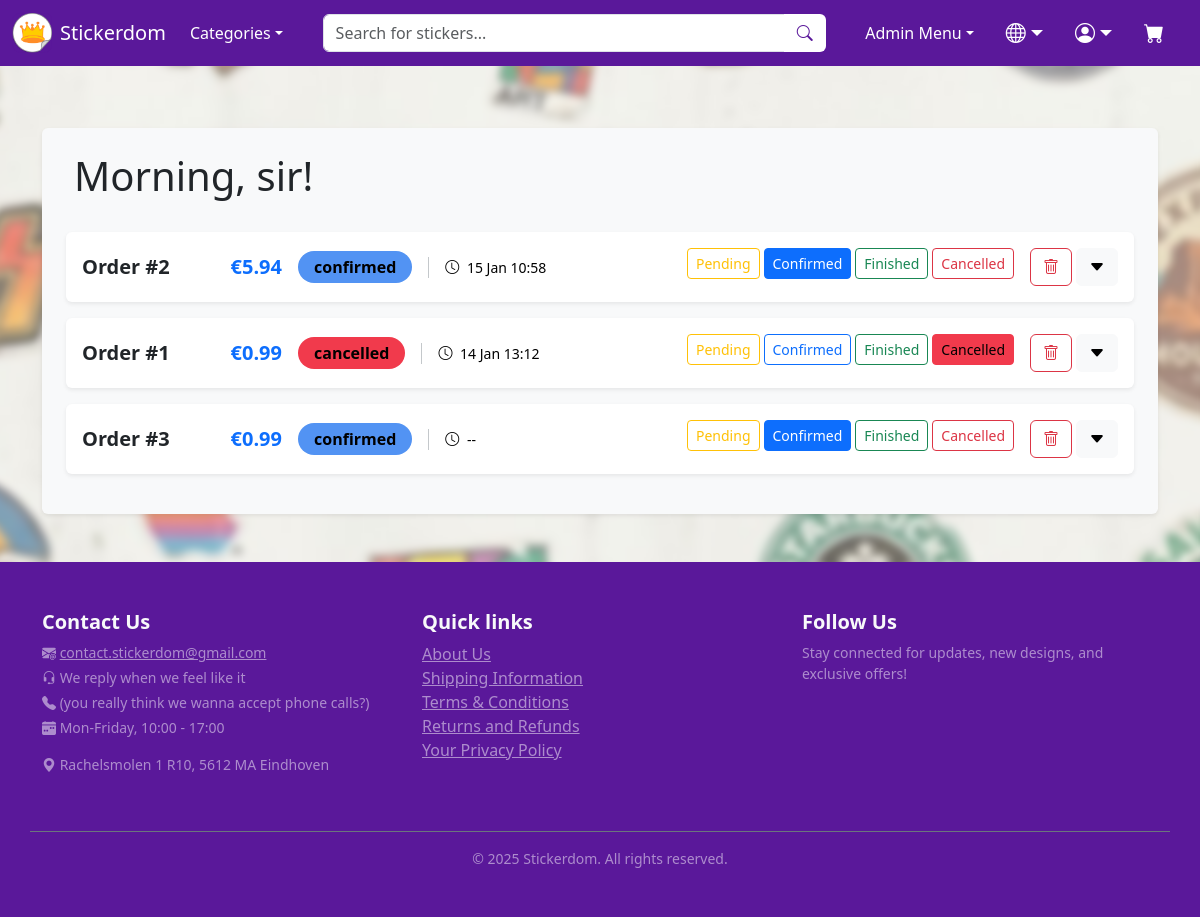
Screenshot of /admin_orders (signed in) with the database file from the repository.
### models.py (models this page shows)
class Order(db.Model):
    id = db.Column(db.Integer, primary_key=True)
    user_id = db.Column(db.Integer, db.ForeignKey('user.id'), nullable=False)
    created_at = db.Column(db.DateTime, nullable=True)
    total_price = db.Column(db.Numeric(10, 2), default=Decimal("0.00"), nullable=True)
    status = db.Column(db.String(255), nullable=True)
    order_items = db.relationship('OrderItem', backref='order', lazy=True, cascade='all, delete-orphan')
    payment = db.relationship('Payment', backref='order', uselist=False, cascade='all, delete-orphan')

### admin.py (the view)
@admin.route('/admin_orders')
@admin_required
def admin_orders():
    orders = Order.query.filter(Order.status != "cart").order_by(Order.created_at.desc()).all()
    return render_template('admin_orders.html', orders=orders)

### app.py (called while the page is built)
def get_locale():
    if 'language' in session:
        return session['language']
    return 'en'

### utils.py (called while the page is built)
def admin_required(f):
    @wraps(f)
    def wrapper(*args, **kwargs):
        username = session.get('username')
        if not username:
            flash("Login is required", "error")
            return redirect(url_for('auth.login'))
        user = User.query.filter_by(username=username).first()
        if not user or not user.is_admin:
            flash("You are not allowed to access this page", "error")
            return redirect(url_for('shop.index'))
        return f(*args, **kwargs)
    return wrapper

### templates/admin_orders.html (shortened to what this page needs)
{% extends "base.html" %}
{% block content %}
<div class="container mt-4 mt-lg-5 p-2 p-lg-4 bg-light shadow-sm rounded">
    <div class="d-flex justify-content-between align-items-center mb-4 px-2">
        <h1>Morning, sir!</h1>
    </div>
    {% if orders %}
    <section class="admin-orders-list">
        <ul class="list-group">
            {% for order in orders %}
            <li class="list-group-item p-3 border-0 shadow-sm mb-3 rounded">
                <div class="d-flex flex-column flex-lg-row gap-3 align-items-stretch align-items-lg-center">
                    <div class="d-flex justify-content-between align-items-center" style="min-width: 200px;">
                        <span class="fw-bold fs-5">Order #{{order.id}}</span>
                        <span class="fw-bold fs-5 text-primary">€{{ '%.2f'|format(order.total_price)}}</span>
                    </div>
                    <div class="d-flex flex-column flex-md-row align-items-start align-items-md-center gap-2 flex-grow-1">
                        <span class="badge rounded-pill fs-6 px-3 py-2
                            {% if order.status == 'finished' %}bg-success text-white
                            {% elif order.status == 'cancelled' %}bg-danger text-white
                            {% elif order.status == 'confirmed' %}bg-primary text-white
                            {% elif order.status == 'pending' %}bg-warning text-dark
                            {% endif %}">
                            {{order.status}}
                        </span>
                        <div class="text-muted small d-flex flex-column ms-md-2 border-start ps-md-3 border-secondary-subtle">
                            <span>
                                <i class="bi bi-clock me-1"></i>
                                {% if order.created_at %}
                                    {{ order.created_at.strftime('%d %b %H:%M') }}
                                {% else %}
                                    --
                                {% endif %}
                            </span>
                        </div>
                    </div>
                    <div class="d-flex justify-content-between justify-content-lg-end gap-2 flex-wrap pt-2 pt-lg-0 border-top border-lg-0">
                        <div class="d-flex gap-1 flex-wrap">
                            {% set statuses = {
                                'pending': 'warning',
                                'confirmed': 'primary',
                                'finished': 'success',
                                'cancelled': 'danger'
                            } %}
                            {% for status, color in statuses.items() %}
                            <form method="POST"
                                action="{{ url_for('admin.update_order_status', order_id=order.id, new_status=status) }}">
                                <button class="btn btn-sm
                                    {% if order.status == status %}
                                        btn-{{ color }}
                                    {% else %}
                                        btn-outline-{{ color }}
                                    {% endif %}"
                                    type="submit"
                                    title="{{ status|capitalize }}">
                                    <span class="d-none d-lg-inline">{{ status|capitalize }}</span>
                                </button>
                            </form>
                            {% endfor %}
                        </div>
                        <div class="d-flex gap-1 ms-auto ms-lg-2">
                        <form method="POST"
                            action="{{ url_for('admin.delete_order', order_id=order.id) }}"
                            style="display:inline;">
                            <button class="btn btn-outline-danger"
                                    type="submit"
                                    title="{{ _('Delete Order') }}">
                                <i class="bi bi-trash"></i>
                            </button>
                        </form>
                            <button class="btn btn-light"
                                    type="button"
                                    data-bs-toggle="collapse"
                                    data-bs-target="#orderDetail{{ order.id }}"
                                    aria-expanded="false">
                                <i class="bi bi-caret-down-fill"></i>
                            </button>
                        </div>
                    </div>
                </div>
            </li>
            {% endfor %}
            {% else %}
            <div class="text-center py-5">
                <i class="bi bi-inbox text-muted display-1"></i>
                <h4 class="mt-3">{{ _('No orders found') }}</h4>
            </div>
            {% endif %}
        </ul>
    </section>
</div>
{% endblock %}

### templates/base.html (shortened to what this page needs)
<!doctype html>
<html lang="en">
  <head>
    <link href="https://cdn.jsdelivr.net/npm/bootstrap@5.3.3/dist/css/bootstrap.min.css" rel="stylesheet">
    <link rel="stylesheet" href="https://cdn.jsdelivr.net/npm/bootstrap-icons@1.11.3/font/bootstrap-icons.min.css">
    <link rel="stylesheet" href="/static/styles.css">
    <link href="https://unpkg.com/aos@2.3.1/dist/aos.css" rel="stylesheet">
  </head>
  <body class="d-flex flex-column min-vh-100 " style="padding-top: 10vh;">
    <nav class="navbar navbar-expand-md navbar-dark fixed-top">
  <div class="container-fluid">
    {% if user and user.is_admin %}
    <a class="navbar-brand d-none d-md-flex align-items-center" href="{{url_for('admin.index_admin')}}">
    {% else %}
    <a class="navbar-brand d-none d-md-flex align-items-center" href="{{url_for('shop.index')}}">
    {% endif %}
      <img src="{{ url_for('static', filename='images/icons/Logo_squared.png') }}" alt="Stickerdom" width="40" height="40">
      <span class="ms-2">Stickerdom</span>
    </a>
    <div class="collapse navbar-collapse mobile-menu-container" id="navbarsExample04">
      <ul class="navbar-nav me-3 mb-2 mb-md-0 align-items-center">
        <li class="nav-item dropdown text-end">
          <a class="nav-link dropdown-toggle" href="#" data-bs-toggle="dropdown">{{ _('Categories') }}</a>
        </li>
      </ul>
      <form method="POST" action="{{ url_for('shop.search')}}" class="d-none d-md-flex mx-auto w-50" role="search">
        <div class="input-group">
          <input class="form-control" type="search" placeholder="{{ _('Search for stickers...') }}" name="search">
          <button class="btn btn-transparent" type="submit">
            <i class="bi bi-search"></i>
          </button>
        </div>
      </form>
      <ul class="navbar-nav ms-auto mb-2 mb-md-0 gap-1 gap-md-3 align-items-center">
        {% if user and user.is_admin %}
        <li class="nav-item dropdown text-end">
            <a class="nav-link dropdown-toggle" href="#" data-bs-toggle="dropdown">{{ _('Admin Menu') }}</a>
        </li>
        {% endif %}
        <li class="nav-item dropdown text-end">
            <a href="#" class="nav-link dropdown-toggle fs-5 py-0 d-flex align-items-center" data-bs-toggle="dropdown">
              <i class="bi bi-globe"></i>
            </a>
        </li>
        <li class="nav-item dropdown text-end">
            <a class="nav-link dropdown-toggle fs-5 py-0 d-flex align-items-center" href="#" data-bs-toggle="dropdown">
                <i class="bi bi-person-circle"></i>
            </a>
        </li>
        <li class="nav-item text-end d-flex justify-content-end align-items-center">
            <a href="{{ url_for('shop.cart') }}" class="nav-link fs-5 p-2 d-flex align-items-center">
                <div class="position-relative cart-effect d-flex">
                    <i class="bi bi-cart-fill"></i>
                </div>
            </a>
        </li>
      </ul>
    </div>
  </div>
</nav>
    <div class="container flex-grow-1">
      {% block content %}{% endblock %}
    </div>
    <footer class="site-footer bg-purple text-light py-5 mt-5 d-none d-md-block">
    <div class="container">
            <div class="row">
                <div class="col-md-4 mb-3">
                    <h5 class="fw-bold">{{_('Contact Us')}}</h5>
                    <p class="small text-white-50 mb-1">
                        <i class="bi bi-envelope-at-fill"></i>
                        <a href="mailto:contact.stickerdom@gmail.com" class="text-white-50">
                          contact.stickerdom@gmail.com
                        </a>
                    </p>
                    <p class="small text-white-50 mb-1"> <i class="bi bi-headset"></i> {{_('We reply when we feel like it')}}</p>
                    <p class="small text-white-50 mb-1"> <i class="bi bi-telephone-fill"></i> ({{_('you really think we wanna accept phone calls?')}})</p>
                    <p class="small text-white-50 mb-1"> <i class="bi bi-calendar-week-fill"></i> {{_('Mon-Friday, 10:00 - 17:00')}}</p>
                    <p class="small text-white-50 mt-3"> <i class="bi bi-geo-alt-fill"></i> Rachelsmolen 1 R10, 5612 MA Eindhoven</p>
                </div>
                <div class="col-md-4 mb-3">
                    <h5 class="fw-bold">{{_('Quick links')}}</h5>
                    <ul class="list-unstyled">
                        <li><a href="{{url_for('shop.aboutus')}}" class="text-info">{{_('About Us')}}</a></li>
                        <li><a href="{{url_for('shop.shippinginfo')}}" class="text-info">{{_('Shipping Information')}}</a></li>
                        <li><a href="{{url_for('shop.termsconditions')}}" class="text-info">{{_('Terms & Conditions')}}</a></li>
                        <li><a href="{{url_for('shop.returnrefund')}}" class="text-info">{{_('Returns and Refunds')}}</a></li>
                        <li><a href="{{url_for('shop.privacy')}}" class="text-info">{{_('Your Privacy Policy')}}</a></li>
                    </ul>
                </div>
                <div class="col-md-4 mb-3">
                    <h5 class="fw-bold">{{_('Follow Us')}}</h5>
                    <p class="small text-white-50">{{_('Stay connected for updates, new designs, and exclusive offers!')}}</p>
                </div>
            </div>
            <div class="row mt-4 pt-3 border-top border-secondary">
                <div class="col text-center">
                    <p class="mb-0 small text-white-50">&copy; 2025 Stickerdom. All rights reserved.</p>
                </div>
            </div>
        </div>
    </footer>
</body>
</html>

### static/styles.css (style rules this page uses)
html, body { height: 100%; scrollbar-width: none; }
.btn-primary { transition: background-color 0.2s ease, transform 0.1s ease; }
.navbar { background-color: #5a189a; }
.navbar-dark { --bs-navbar-color: white; }
.btn-primary { --bs-btn-bg: #ffc107; --bs-btn-border-color: #ffc107; --bs-btn-hover-bg: #F5B800; --bs-btn-hover-border-color: #f5b800; --bs-btn-active-bg: #E0A800; --bs-btn-active-border-color: #E0A800; --bs-btn-disabled-bg: #FFC71F; --bs-btn-disabled-border-color: #FFC71F; --bs-btn-color: black; --bs-btn-hover-color: black; --bs-btn-active-color: black; }
body { position: relative; min-height: 100vh; overflow-x: hidden; }
body::before { content: ""; position: fixed; top: 0; left: 0; width: 100%; height: 100%; background-image: url('images/bg/bg.jpg'); background-size: cover; background-position: center; background-repeat: no-repeat; filter: blur(4px); z-index: -1; transform: scale(1.1); }
.btn-transparent { background-color: white; color: #5a189a; display: inline-flex; align-items: center; justify-content: center; }
.btn-transparent i, .btn-transparent svg { transition: transform 0.3s ease; }
.nav-link i, .nav-link svg { transition: transform 0.3s ease; display: inline-block; }
.cart-effect { transition: transform 0.3s ease; display: inline-block; }
.text-muted { color: black !important; }
.bg-purple { background-color:#5a189a !important; }
.bg-primary, .btn-blue { color: black !important; background-color: rgb(82 147 243) !important; }
.bg-danger, .btn-danger, .btn-outline-danger-deny:hover, .btn-danger-deny:hover { color: black !important; background-color: rgb(241 58 76) !important; border-color: rgb(241 58 76) !important; }
.text-info { color: rgba(255, 255, 255, .5) !important; }
html { scroll-behavior: smooth; }

### templates/admin_orders.html (style rules this page uses)
@media (min-width: 992px) { .border-lg-0 { border-top: 0 !important; } }
.btn-primary { --bs-btn-color: #fff; --bs-btn-bg: #0d6efd; --bs-btn-border-color: #0d6efd; --bs-btn-hover-color: #fff; --bs-btn-hover-bg: #0b5ed7; --bs-btn-hover-border-color: #0a58ca; --bs-btn-focus-shadow-rgb: 49, 132, 253; --bs-btn-active-color: #fff; --bs-btn-active-bg: #0a58ca; --bs-btn-active-border-color: #0a53be; --bs-btn-active-shadow: inset 0 3px 5px rgba(0, 0, 0, 0.125); --bs-btn-disabled-color: #fff; --bs-btn-disabled-bg: #0d6efd; --bs-btn-disabled-border-color: #0d6efd; }

### rows the page displays
Order: id "2", total_price "5.94", status "confirmed", created_at "15 Jan 10:58", statuses "Pending" "Confirmed" "Finished" "Cancelled"
Order: id "1", total_price "0.99", status "cancelled", created_at "14 Jan 13:12", statuses "Pending" "Confirmed" "Finished" "Cancelled"
Order: id "3", total_price "0.99", status "confirmed", statuses "Pending" "Confirmed" "Finished" "Cancelled"
